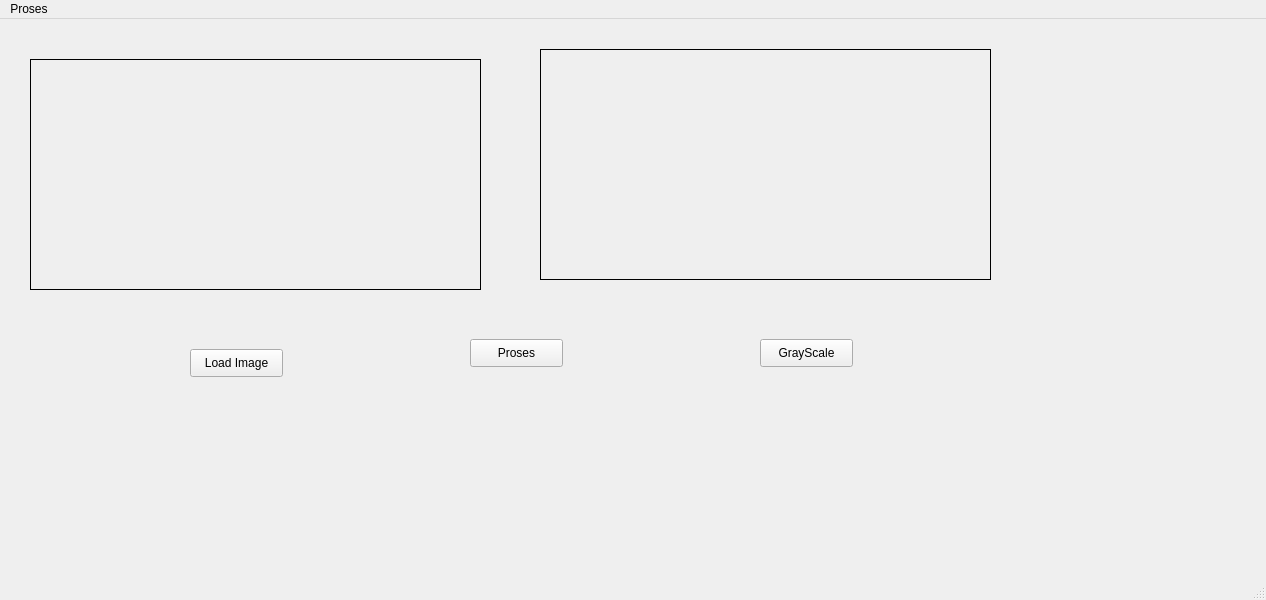
<?xml version="1.0" encoding="UTF-8"?>
<ui version="4.0">
 <class>MainWindow</class>
 <widget class="QMainWindow" name="MainWindow">
  <property name="geometry">
   <rect>
    <x>0</x>
    <y>0</y>
    <width>1266</width>
    <height>600</height>
   </rect>
  </property>
  <property name="windowTitle">
   <string>MainWindow</string>
  </property>
  <widget class="QWidget" name="centralwidget">
   <widget class="QLabel" name="imgLabel">
    <property name="geometry">
     <rect>
      <x>30</x>
      <y>40</y>
      <width>451</width>
      <height>231</height>
     </rect>
    </property>
    <property name="frameShape">
     <enum>QFrame::Box</enum>
    </property>
    <property name="text">
     <string/>
    </property>
   </widget>
   <widget class="QPushButton" name="loadButton">
    <property name="geometry">
     <rect>
      <x>190</x>
      <y>330</y>
      <width>93</width>
      <height>28</height>
     </rect>
    </property>
    <property name="text">
     <string>Load Image</string>
    </property>
   </widget>
   <widget class="QPushButton" name="GrayButton">
    <property name="geometry">
     <rect>
      <x>760</x>
      <y>320</y>
      <width>93</width>
      <height>28</height>
     </rect>
    </property>
    <property name="text">
     <string>GrayScale</string>
    </property>
   </widget>
   <widget class="QPushButton" name="ProsesButton">
    <property name="geometry">
     <rect>
      <x>470</x>
      <y>320</y>
      <width>93</width>
      <height>28</height>
     </rect>
    </property>
    <property name="text">
     <string>Proses</string>
    </property>
   </widget>
   <widget class="QLabel" name="img2Label">
    <property name="geometry">
     <rect>
      <x>540</x>
      <y>30</y>
      <width>451</width>
      <height>231</height>
     </rect>
    </property>
    <property name="frameShape">
     <enum>QFrame::Box</enum>
    </property>
    <property name="text">
     <string/>
    </property>
   </widget>
  </widget>
  <widget class="QMenuBar" name="menubar">
   <property name="geometry">
    <rect>
     <x>0</x>
     <y>0</y>
     <width>1266</width>
     <height>26</height>
    </rect>
   </property>
   <widget class="QMenu" name="menuProses">
    <property name="title">
     <string>Proses</string>
    </property>
    <addaction name="actionGrayscale"/>
    <addaction name="actionBrightness"/>
    <addaction name="actionSobel"/>
   </widget>
   <addaction name="menuProses"/>
  </widget>
  <widget class="QStatusBar" name="statusbar"/>
  <action name="actionGrayscale">
   <property name="text">
    <string>Grayscale</string>
   </property>
  </action>
  <action name="actionBrightness">
   <property name="text">
    <string>Brightness</string>
   </property>
  </action>
  <action name="actionSobel">
   <property name="text">
    <string>Sobel</string>
   </property>
  </action>
 </widget>
 <resources/>
 <connections/>
</ui>
